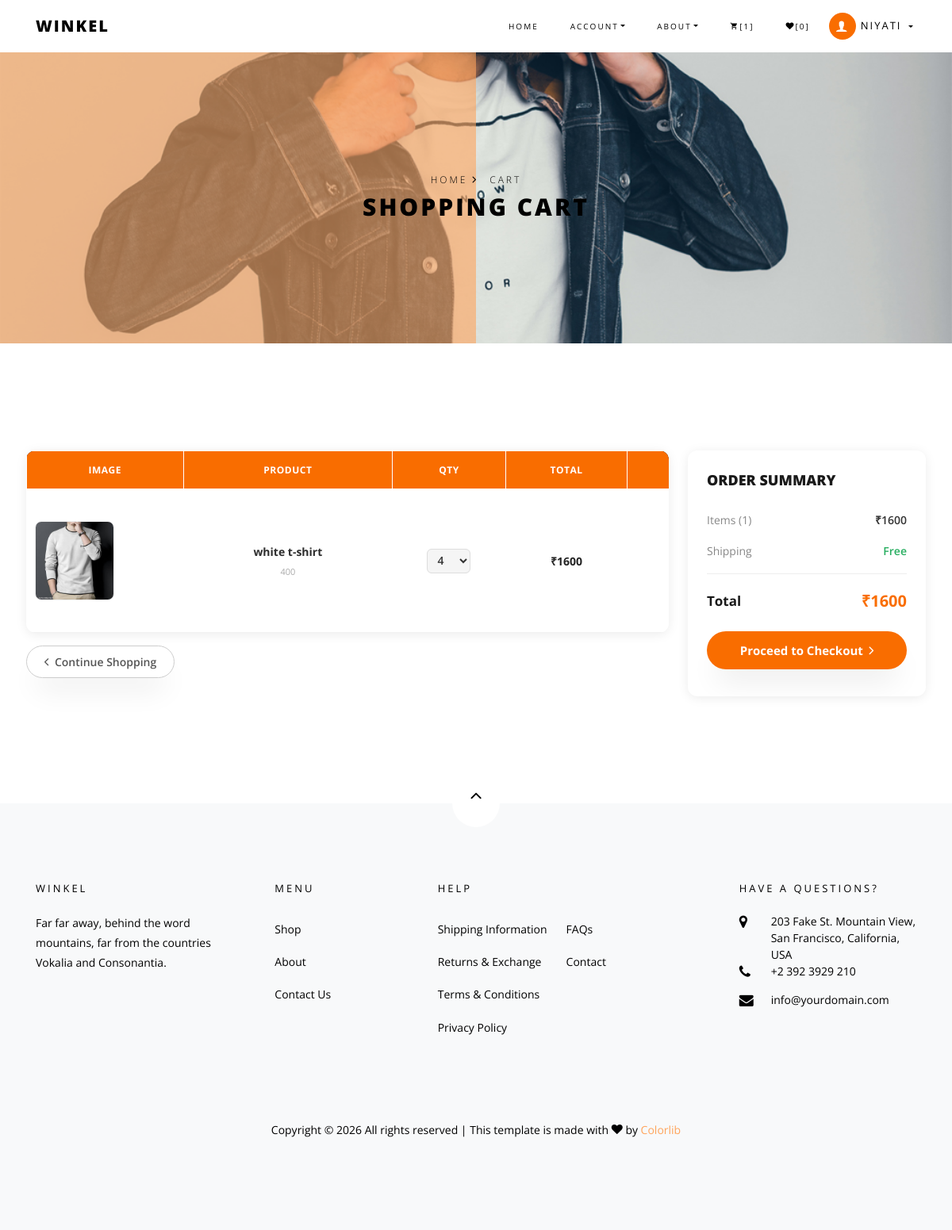
The page /cart/ (signed in) on the database as committed earlier.
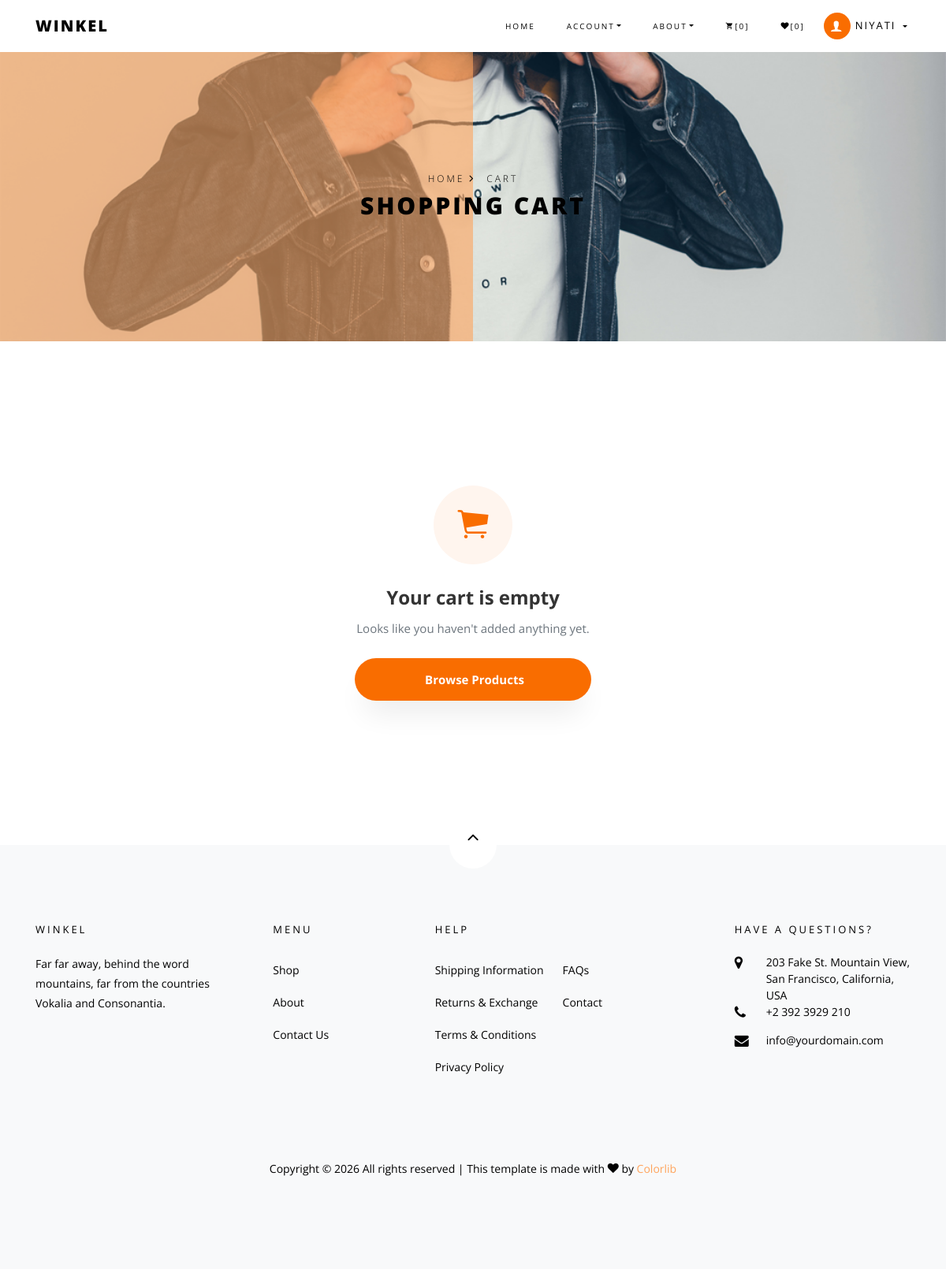
The same page on the database as committed later.
### winklestoreapp/models.py (models this page shows, shortened)
class Cart(models.Model):
    user=models.ForeignKey(BuyerUser,on_delete=models.CASCADE)
    product=models.ForeignKey(Product,on_delete=models.CASCADE)
    date=models.DateTimeField(default=timezone.now)
    product_price=models.PositiveIntegerField()
    product_qty=models.PositiveIntegerField(default=1)
    total_price=models.PositiveIntegerField()
    payment_status=models.BooleanField(default=False)

class Product(models.Model):
    CATEGORY_CHOICES = [
        ('Men',    'Men'),
        ('Women',  'Women'),
        ('Kids',   'Kids'),
        ('Others', 'Others'),
    ]
    seller       = models.ForeignKey(BuyerUser, on_delete=models.CASCADE)
    category     = models.CharField(max_length=10, choices=CATEGORY_CHOICES)
    product_name = models.CharField(max_length=200)
    price        = models.DecimalField(max_digits=10, decimal_places=2)
    description  = models.TextField()
    product_image = models.ImageField(upload_to='products/')
    created_at   = models.DateTimeField(auto_now_add=True)

### winklestoreapp/views.py (the view)
# urls.py: path('cart/', views.cart, name="cart"),
def cart(request):
   email = request.session.get('email')
   if not email:
      return render(request, 'login.html', {'error': 'Please login to view your cart.'})
   user = BuyerUser.objects.get(email=email)
   cart_items = Cart.objects.filter(user=user, payment_status=False).select_related('product')
   net_amount = sum(item.total_price for item in cart_items)
   request.session['cart_count'] = cart_items.count()
   return render(request, 'cart.html', {'cart_items': cart_items, 'net_amount': net_amount})

### winklestoreapp/templates/cart.html (shortened to what the changed rows need)
{% extends 'header.html' %}
{% load static %}
{% block content %}
<div class="hero-wrap hero-bread" style="background-image: url(&quot;{% static 'images/bg_1.jpg' %}&quot;);">
    <div class="container">
        <div class="row no-gutters slider-text align-items-center justify-content-center">
            <div class="col-md-9 ftco-animate text-center">
                <h1 class="mb-0 bread">Shopping Cart</h1>
            </div>
        </div>
    </div>
</div>
<section class="ftco-section ftco-cart">
    <div class="container-fluid px-4 px-lg-5">
        {% if cart_items %}
        <div class="row align-items-start flex-nowrap cart-row">
            <div class="cart-table-col">
                <div class="cart-table-wrap">
                    <table class="table cart-table mb-0">
                        <thead class="thead-primary">
                            <tr>
                                <th class="col-img">Image</th>
                                <th class="col-product">Product</th>
                                <th class="col-qty">Qty</th>
                                <th class="col-total">Total</th>
                                <th class="col-action">Action</th>
                            </tr>
                        </thead>
                        <tbody>
                            {% for item in cart_items %}
                            <tr>
                                <td class="col-img">
                                    <a href="{% url 'product_detail' item.product.id %}">
                                        {% if item.product.product_image %}
                                        <img src="{{ item.product.product_image.url }}"
                                             alt="{{ item.product.product_name }}"
                                             class="cart-thumb">
                                        {% else %}
                                        <img src="{% static 'images/product-1.jpg' %}"
                                             alt="{{ item.product.product_name }}"
                                             class="cart-thumb">
                                        {% endif %}
                                    </a>
                                </td>
                                <td class="col-product">
                                    <a href="{% url 'product_detail' item.product.id %}" class="product-name">
                                        {{ item.product.product_name }}
                                    </a>
                                    <span class="product-cat">{{ item.product_price }}</span>
                                </td>
	                                <td class="col-qty">
                                    <form method="post" action="{% url 'change-qty' item.product.id %}">
                                        <select name="product_qty" class="qty-select" onchange="this.form.submit()">
                                            <option value="4"  {% if item.product_qty == 4  %}selected{% endif %}>4</option>
                                        </select>
                                    </form>
                                </td>
                                <td class="col-total">
                                    <strong class="total-price">&#8377;{{ item.total_price }}</strong>
                                </td>
                                <td class="col-action">
                                </td>
                            </tr>
                            {% endfor %}
                        </tbody>
                    </table>
                </div>
                <div class="mt-3">
                    <a href="{% url 'shop' %}" class="btn btn-continue">
                        <i class="ion-ios-arrow-back mr-1"></i> Continue Shopping
                    </a>
                </div>
            </div>
            <div class="summary-col">
                <div class="summary-box p-4">
                    <h3 class="billing-heading mb-4">Order Summary</h3>
                    <div class="summary-row">
                        <span class="summary-label">Items ({{ cart_items|length }})</span>
                        <span class="summary-value">&#8377;{{ net_amount }}</span>
                    </div>
                    <div class="summary-row">
                        <span class="summary-label">Shipping</span>
                        <span class="summary-value free">Free</span>
                    </div>
                    <div class="summary-divider"></div>
                    <div class="summary-row total-row">
                        <strong>Total</strong>
                        <strong class="total-amt">&#8377;{{ net_amount }}</strong>
                    </div>
                    <a href="{% url 'payment' %}" class="btn btn-checkout btn-block">
                        Proceed to Checkout &nbsp;<i class="ion-ios-arrow-forward"></i>
                    </a>
                </div>
            </div>
        </div>
        {% else %}
        <div class="empty-cart text-center py-5">
            <div class="empty-icon-wrap">
                <i class="ion-ios-cart"></i>
            </div>
            <h4 class="mt-4">Your cart is empty</h4>
            <p class="text-muted mb-4">Looks like you haven't added anything yet.</p>
            <a href="{% url 'shop' %}" class="btn btn-checkout px-5 py-3" style="width: 300px; display: block; margin: 0 auto;">
                 Browse Products
            </a>
        </div>
        {% endif %}
    </div>
</section>
{% endblock %}

### winklestoreapp/templates/header.html (shortened to what the changed rows need)
{% load static %}
<!DOCTYPE html>
<html lang="en">
<head>
    <link rel="stylesheet" href="{% static 'css/open-iconic-bootstrap.min.css' %}">
    <link rel="stylesheet" href="{% static 'css/animate.css' %}">
    <link rel="stylesheet" href="{% static 'css/owl.carousel.min.css' %}">
    <link rel="stylesheet" href="{% static 'css/owl.theme.default.min.css' %}">
    <link rel="stylesheet" href="{% static 'css/magnific-popup.css' %}">
    <link rel="stylesheet" href="{% static 'css/aos.css' %}">
    <link rel="stylesheet" href="{% static 'css/ionicons.min.css' %}">
    <link rel="stylesheet" href="{% static 'css/bootstrap-datepicker.css' %}">
    <link rel="stylesheet" href="{% static 'css/jquery.timepicker.css' %}">
    <link rel="stylesheet" href="{% static 'css/flaticon.css' %}">
    <link rel="stylesheet" href="{% static 'css/icomoon.css' %}">
    <link rel="stylesheet" href="{% static 'css/style.css' %}">
</head>
<body>
    <body class="goto-here">
        <nav class="navbar navbar-expand-lg navbar-dark ftco_navbar bg-dark ftco-navbar-light" id="ftco-navbar">
            <div class="container">
                <div class="collapse navbar-collapse" id="ftco-nav">
                    <ul class="navbar-nav ml-auto">
                        <li class="nav-item cta cta-colored"><a href="{% url 'cart' %}" class="nav-link"><span
                                    class="icon-shopping_cart"></span>[{{ request.session.cart_count|default:0 }}]</a>
                        </li>
                    </ul>
                </div>
            </div>
        </nav>
        {% block content %}
        {% endblock %}
        <footer class="ftco-footer bg-light ftco-section">
            <div class="container">
                <div class="row mb-5">
                    <div class="col-md">
                        <div class="ftco-footer-widget mb-4">
                            <h2 class="ftco-heading-2">Winkel</h2>
                        </div>
                    </div>
                    <div class="col-md">
                        <div class="ftco-footer-widget mb-4 ml-md-5">
                            <h2 class="ftco-heading-2">Menu</h2>
                        </div>
                    </div>
                    <div class="col-md-4">
                        <div class="ftco-footer-widget mb-4">
                            <h2 class="ftco-heading-2">Help</h2>
                        </div>
                    </div>
                    <div class="col-md">
                        <div class="ftco-footer-widget mb-4">
                            <h2 class="ftco-heading-2">Have a Questions?</h2>
                        </div>
                    </div>
                </div>
            </div>
        </footer>
    </body>

Rows that differ between the two databases and show on the page:
no longer on this page (row edited): Cart: product.product_image (picture), product.product_name "white t-shirt", product_price "400", product_qty "4", total_price "1600"
Other text that changed with them:
{{ request.session.cart_count|default:0 }}: "1" → "0"
{{ cart_items|length }}: "1" → (not shown)
{{ net_amount }}: "1600" → (not shown)
text no longer shown: "IMAGE PRODUCT QTY TOTAL Continue Shopping ORDER SUMMARY Items ( ) ₹ Shipping Free Total ₹ Proceed to Checkout"
text now shown: "Your cart is empty Looks like you haven't added anything yet. Browse Products"
